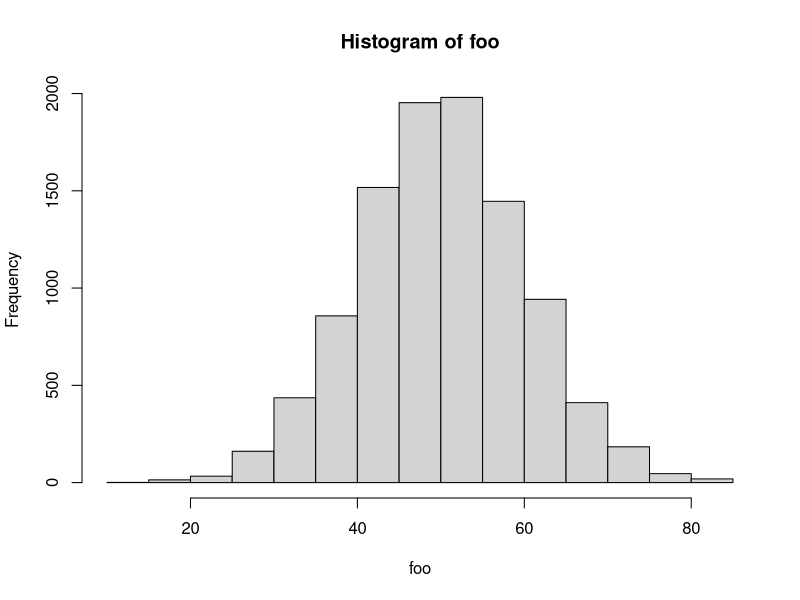
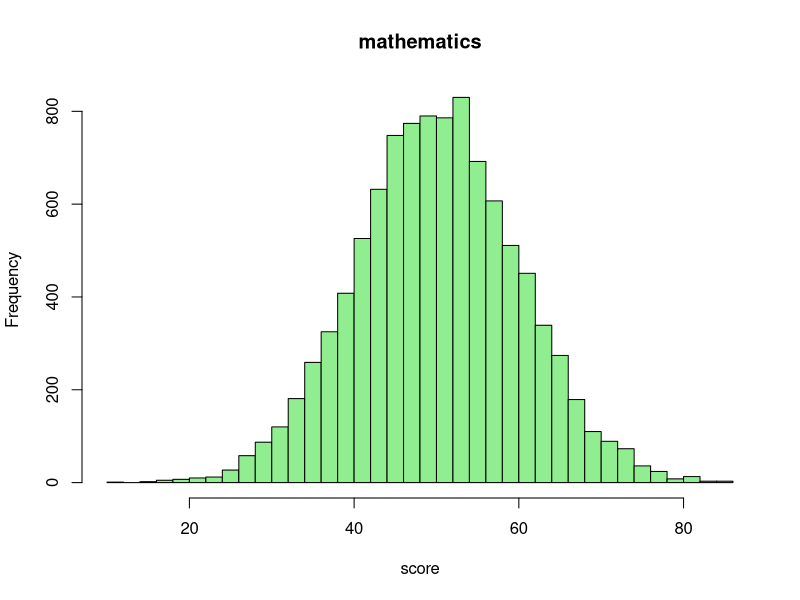

Recreate these plots in R, in order. (Note: this script raises an error after producing the figures.)
### 第3講 サンプルコード

#' @exercise R言語における関数

sin(x = pi/2) # "引数名 = 値" で指定 
sin(pi/2) # 上と同値 (引数と値の関係が明かなら引数名は省略可能)

help(log) # ヘルプを表示して使い方を確認する
x <- 16; b <- 2 # xやbに適当な数値を代入する．複数コマンドは ; で区切る
log(x = x, base = b) # 底をbとする対数
log(x, b) # 上と同値
log(base = b, x = x) # 上と同値
log(b, x) # 上と異なる (=log(x = b, base = x))
log(x) # 自然対数 (既定値による計算 =log(x, base = exp(1)))

#' 正規乱数を生成する関数
help(rnorm) # Help タブから指定しても良い
#' ヒストグラムを表示する関数
?hist # help(hist) と同値

rnorm(5) # 平均0 分散1 の正規乱数を5個生成
rnorm(5, mean = 10) # 平均10 分散1 の正規乱数を5個生成
rnorm(sd = 0.1, n = 5) # 平均0 分散0.01 の正規乱数を5個生成
rnorm(n = 5, mean = 2, sd = 2) # 平均2 分散4 の正規乱数を5個生成

foo <- rnorm(n = 10000, mean = 50, sd = 10) # 平均50 標準偏差10 の正規乱数
hist(foo) # データ以外全て既定値で表示
hist(foo, # 既定値のいくつかを変更する
     breaks = 30, # ビンを30程度に調整する
     col = "lightgreen", # 色の指定
     main = "mathematics", # タイトルの指定
     xlab = "score") # x軸ラベルの指定
#' Plots タブで描画結果を確認

#' ---------------------------------------------------------------------------
#' @practice 関数の使い方
#'
#' sample を調べる
help(sample)
#' サイコロを1回振る試行
sample(x = 1:6, size = 1)
#' サイコロを10回振る試行
sample(x = 1:6, size = 10) # エラーになる
sample(x = 1:6, size = 10, replace = TRUE)
#' 1が他の目の3倍出易いサイコロ
sample(1:6, 10, replace = TRUE, prob = c(3, rep(1,5))) # 引数の一部を省略
#' 1から6をランダムに並べ替える
sample(1:6, 6) # 既定値ではreplaceしない(復元抽出しない)ので並べ替えになる
#' ---------------------------------------------------------------------------

### 関数の定義で用いた例

foo <- function(r){
  volume <- (4/3) * pi * r^3 # 球の体積
  surface <- 4 * pi * r^2     # 球の表面積
  out <- c(volume, surface) # 返り値のベクトルを作る
  names(out) <- c("volume", "surface_area") # 返り値の要素に名前を付ける
  return(out) # 値を返す
}
foo(r = 2) # 実行
foo(3)

bar <- function(a, r, n=5){
  out <- a*r^(1:n-1) # 1:n-1 と 1:(n-1) は異なるので注意
  return(out) # 値を返す
}
bar(1, 2) # 初項1 公比2 の最初の5項
bar(1, 2, 10) # 初項1 公比2 の最初の10項
bar(n = 10, 1, 2) # 変数名を指定すると引数の位置を変えることができる
bar(r = 0.5, n = 10, a = 512) # 同上

#' @exercise 三角形の面積を計算する関数

my_heron <- function(x, y, z){
  #' 関数名は上書きされるので独特の名前にするのがお薦め
  s <- (x+y+z)/2 # 補助変数 s の計算
  S <- sqrt(s*(s-x)*(s-y)*(s-z)) # ヘロンの公式による面積の計算
  return(S) # 面積を返す
}
my_heron(3, 4, 5) # よく知られた直角三角形を使って計算結果を確認する
my_heron(12, 13, 5)

#' ---------------------------------------------------------------------------
#' @practice 自作関数の定義
#'
#' 和 (summation) を計算する関数
my_sum <- function(n){
  out <- sum(1:n) # 1からnまでの整数を生成して和を求める
  return(out)
}
my_sum(10) # 1から10までの和は?
#' 別解
my_sum2 <- function(n){
  out <- n*(n+1)/2 # 等差数列の和を利用した場合
  return(out)
}
my_sum2(10)
#' 階乗 (factorial) を計算する関数
my_fact <- function(n){
  out <- prod(1:n) # 1からnまでの整数を生成して積を求める
  return(out)
}
my_fact(5) # 5! は?
#' ---------------------------------------------------------------------------

#' @exercise 制御構造で用いた例

today <- 20240426 # 今日の日付
if(today %% 19 == 0) {# %% は余りを計算
  print("割り切れます．商は以下の値です．") 
  print(today %/% 19) # 商を表示
} else { # {}で囲まれたブロックが1つのまとまった処理に対応する
  print("割り切れません．余りは以下の値です．")
  print(today %% 19) # 余りを表示
}

print(LETTERS) # LETTERS ベクトルの内容を表示
for(i in c(20,15,11,25,15)) {
  print(LETTERS[i]) # 順番に表示
}

(n <- 2*11*17*31) # 分解の対象．今日の日付や my_fact(5) なども試してみよ
p <- 2 # 最初に調べる数
while(n != 1){ # 商(for文の中で計算している)が1になるまで計算する
  if(n%%p == 0) { # 余りが0か確認
    print(p) # 割り切った数を表示
    n <- n/p # 商を計算して分解の対象を更新
  } else {
    p <- p+1 # 割り切れない場合は次の数を調べる
  } # 更新される p は素数とは限らないのに上手く動く理由を考えてみよう
}

#' @exercise nの階乗を求める関数 (for文を用いた例)

my_fact1 <- function(n){
  val <- 1 # 初期値の代入
  for(i in 1:n){ # 1からnまで順に掛ける
    val <- val*i
  }
  return(val) # 計算結果を返す
}
my_fact1(4) # 正しい
my_fact1(3) # 正しい
my_fact1(2) # 正しい
my_fact1(1) # 正しい
my_fact1(0) # 間違い (0!=1)

#' @exercise nの階乗を求める関数 (if文を用いた修正版)

my_fact2 <- function(n){
  if(n==0){ # n=0 か確認して分岐する
    return(1)
  } else {
    val <- 1
    for(i in 1:n){ val <- val*i }
    return(val)
  }
}
my_fact2(4) # 正しい
my_fact2(3) # 正しい
my_fact2(2) # 正しい
my_fact2(1) # 正しい
my_fact2(0) # 正しい

#' @exercise nの階乗を求める関数 (while文を用いた例)

my_fact3 <- function(n){
  val <- 1 # 初期値の代入
  while(n>0){ # nから1まで順に掛ける．nが0なら計算しない
    val <- val*n
    n <- n-1
  }
  return(val)
}
my_fact3(4) # 正しい
my_fact3(3) # 正しい
my_fact3(2) # 正しい
my_fact3(1) # 正しい
my_fact3(0) # 正しい

#' ---------------------------------------------------------------------------
#' @practice 制御構造
#'
#' Fibonacci 数を返す関数
my_fibo <- function(n){
  f0 <- 0 # 第0項の設定
  f1 <- 1 # 第1項の設定
  if(n<0) {
    print("計算できません")
    return(NA) # 欠損値を返す
  }
  if(n==0) { # n=0の場合
    return(f0)
  }
  if(n==1) { # n=1の場合
    return(f1)
  }
  for(i in 2:n) { # n>=2の場合
    fn <- f1 + f0 # fn = fn-1 + fn-2 の計算
    f0 <- f1 # fn-2 の値の更新 (f0が覚えておく)
    f1 <- fn # fn-1 の値の更新 (f1が覚えておく)
  }
  return(fn) # 計算結果を返す
}
#' Fibonacci 数を6項目まで計算
c(my_fibo(1),my_fibo(2),my_fibo(3),my_fibo(4),my_fibo(5),my_fibo(6))
#' 同じ関数に別の値を入れて計算する方法はいくつか用意されている
sapply(1:30, my_fibo)
#'
#' 行列の列の平均を計算する関数
my_col_ave <- function(X) {
  ave <- rep(0, length = ncol(X)) # 平均を記録するベクトルを用意
  for(i in 1:ncol(X)){ # 列ごとに計算
    ave[i] <- sum(X[,i])/nrow(X) # 平均の定義に従って計算
    ## ave[i] <- mean(X[,i]) # 平均を計算する関数を用いても良い
  }
  return(ave)
}
(A <- matrix(1:12,3,4,byrow=TRUE))
my_col_ave(A) # 正しい答えを返す
(x <- 1:12)
my_col_ave(x) # うまく動かない
#'
#' ベクトルと行列を扱えるように修正
my_col_ave <- function(X){ 
  if(is.vector(X)){ # ベクトルとそれ以外の場合分け
    ave <- mean(X)
  } else { # ベクトル以外は行列と想定して計算
    ave <- rep(0,length=ncol(X))
    for(i in 1:ncol(X)){
      ave[i] <- mean(X[,i])
    }
  }
  return(ave)
}
my_col_ave(A)
my_col_ave(x) # 正しい答えを返す
#' ---------------------------------------------------------------------------
